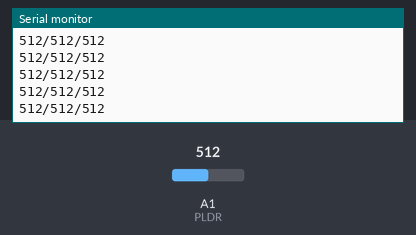
The sketch below on a simulated Arduino Uno, built with avr-gcc and run on an emulated ATmega328P. Parts: the last lines printed to the serial monitor. Inputs (shaded band) come from the test bench; at power-on: A1 (PLDR) = 512.

Above: at 4.2 s.
4.3 s: A1 (PLDR) set to 987
At 4.32 s:
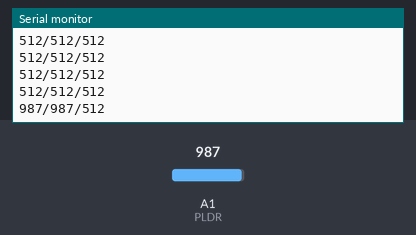
5.8 s: A1 (PLDR) set to 1011
At 5.84 s:
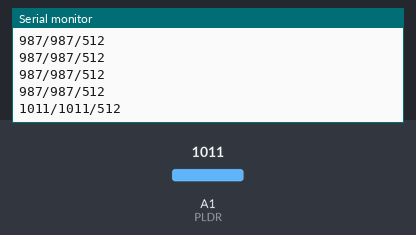
Timing chart, 0 to 8.3 s (numbered marks = the images above; inputs shaded):
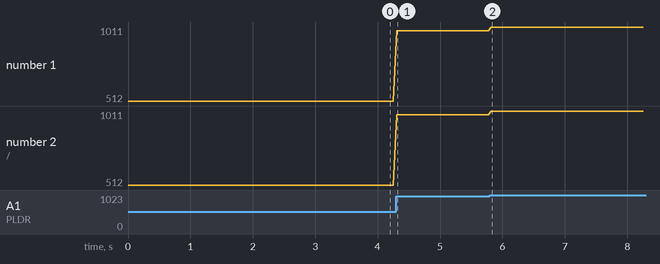

Measured:
- after the input at 4.3 s, the serial monitor: prints a new line at once (image 1)
- after the input at 5.8 s, the serial monitor: prints a new line at once (image 2)
- plotted number 1: 512 → 987 after the input at 4.3 s, 987 → 1011 after the input at 5.8 s
- plotted number 2: 512 → 987 after the input at 4.3 s, 987 → 1011 after the input at 5.8 s

The sketch:

Ejercicio02-Galo.ino
```cpp
#define PLDR A1

int maximo = 0;
int minimo = 1023;

void setup()
{
  Serial.begin(9600);
}

void loop()
{
  int sensorValue = analogRead(PLDR);
  maximo = max(maximo, sensorValue);
  minimo = min(minimo, sensorValue);
  Serial.print(sensorValue);
  Serial.print("/");
  Serial.print(maximo);
  Serial.print("/");
  Serial.println(minimo);
  delay(50);
}
```
